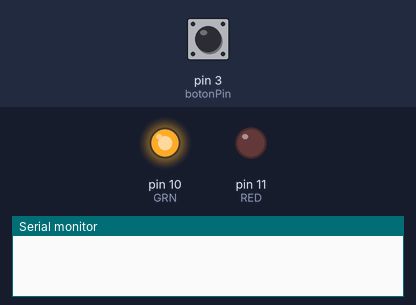
Bench run of a sketch on a simulated Arduino Uno, built with avr-gcc and run on an emulated ATmega328P. On the bench: output pins drawn as LEDs (lit = HIGH), the last lines printed to the serial monitor. The inputs (shaded band) are chosen by the test bench; at power-on: pin 3 (botonPin) HIGH.

Above: at 1.2 s.
1.3 s: pin 3 (botonPin) pulled LOW for 0.15 s
At 2.6 s:
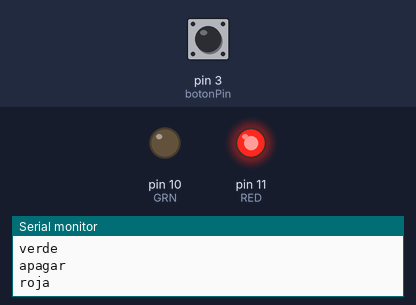
2.9 s: pin 3 (botonPin) pulled LOW for 1 s
At 3.11 s:
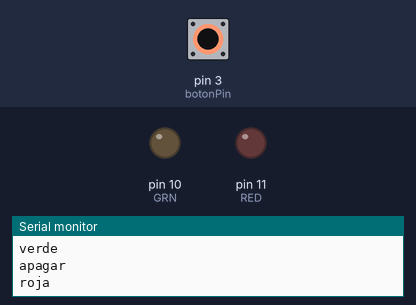
5.4 s: pin 3 (botonPin) pulled LOW for 3.2 s
At 9.2 s:
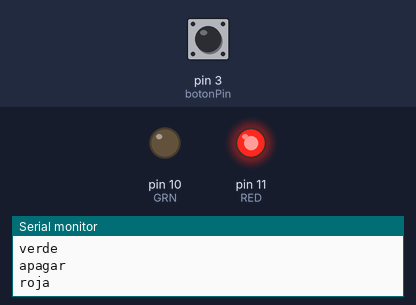
Timing chart, 0 to 10.7 s (numbered marks = the images above; inputs shaded):
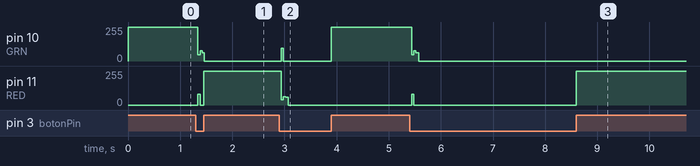

Measured:
- after the input at 1.3 s, pin 10 (GRN): 255/255 → 0/255 at once; pin 11 (RED): 0/255 → 255/255 after 0.15 s
- after the input at 2.9 s, pin 10 (GRN): 0/255 → 255/255 after 1.0 s; pin 11 (RED): 255/255 → 0/255 at once
- after the input at 5.4 s, pin 10 (GRN): 255/255 → 0/255 at once; pin 11 (RED): 0/255 → 255/255 after 3.2 s

The sketch:

g2_astudillo_pimentel_sandoval.ino
```cpp
//comparte po
// objeto disenado para conpartir mesa en el casino udp, mediante un dispositivo
//intuitivo de usar.
// el dispositivo estara con luz verde al momento que llegues a sentarte, y si quieres compartir puedes dejarlo asi
// de lo contrario estara un boton que puede cambiar el estado a no disponible con el color rojo

//referencia https://arduino-spain.site/led-rgb/

// Definimos constante,ubicacion pin
const int botonPin = 3;
#define RED 11
#define GRN 10

// Variable tiempo inicial
unsigned long tiempoInicio = 0;
// Indicador de inicio
bool empezar = false;

bool probando = true;

long tiempoBoton = -1;

int tiempoDebounce = 500;

void setup() {
  // Configuramos el botón como entrada con resistencia pull-up
  pinMode(botonPin, INPUT_PULLUP);
  // Configuramos las luces ROJA y VERDE como salidas
  pinMode(RED, OUTPUT);
  pinMode(GRN, OUTPUT);

  prenderLuzVerde();

  if (probando) {
    Serial.begin(9600);
  }
}

void loop() {
  if (digitalRead(botonPin) == LOW) {
    if (!empezar) {
      empezar = true;
      prenderLuzRoja();
      tiempoInicio = millis();
    } else {
      empezar = false;
      prenderLuzVerde();
    }
  }

  if (empezar) {
    unsigned long tiempoTranscurrido = millis() - tiempoInicio;

    if (tiempoTranscurrido >= 1800000) {  // 30 minutos en milisegundos // 120000 probar 2 min clase
      empezar = false;
      prenderLuzVerde();
    }
  }
}
//se realizo esto, apagar luz para despues prender las sin interferencias(luz amarilla entre lapso de cambio)
void apagarLuces() {
  digitalWrite(RED, LOW);
  digitalWrite(GRN, LOW);
//se anadio aca serial.println para ver en el monitor si funciona el cambio de luz con el boton
  if (probando) {
    Serial.println("apagar");
  }
}
//prender luz roja
void prenderLuzRoja() {
  apagarLuces();
  digitalWrite(RED, HIGH);
  if (probando) {
    Serial.println("roja");
  }
}
//prender luz verde
void prenderLuzVerde() {
  apagarLuces();
  digitalWrite(GRN, HIGH);
  if (probando) {
    Serial.println("verde");
  }
}
```
